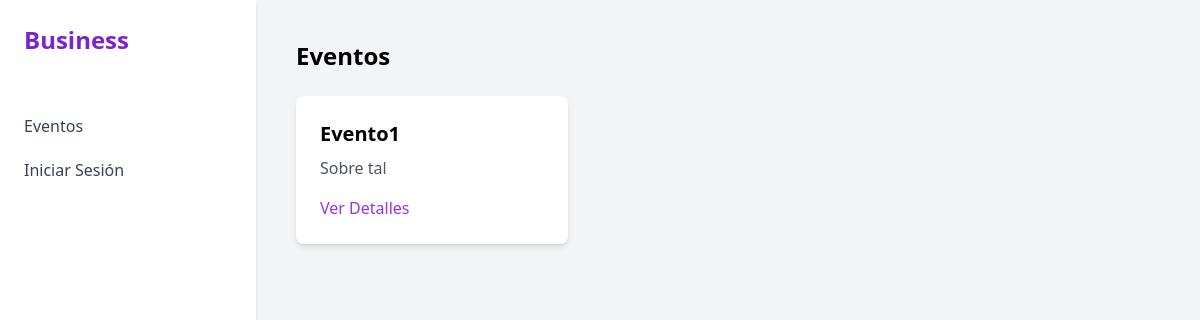
/events/, run on an earlier commit of the app's database.
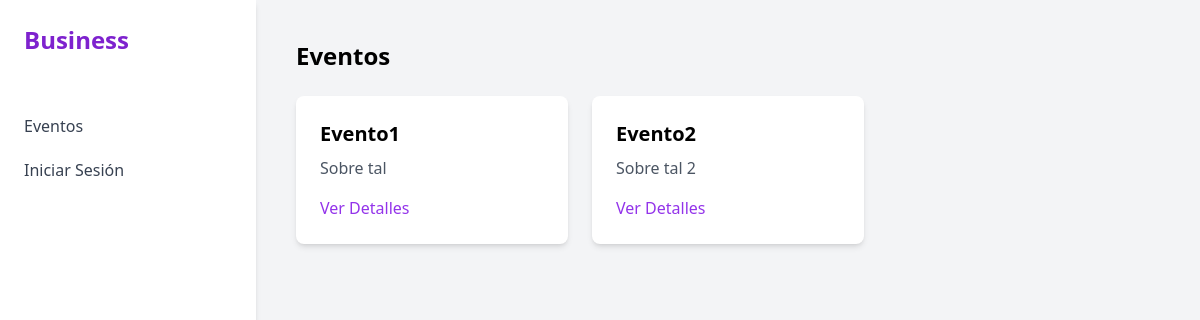
And on a later commit of the database.
### events/models.py (models this page shows, shortened)
class Event(models.Model):
    title = models.CharField(max_length=200)
    description = models.TextField()
    start_time = models.DateTimeField()
    end_time = models.DateTimeField()
    location = models.ForeignKey(Location, on_delete=models.CASCADE)
    organizer = models.ForeignKey(User, on_delete=models.CASCADE)

### events/views.py (the view)
# urls.py: path('', EventListView.as_view(), name='event-list'),
class EventListView(ListView):
    model = Event
    template_name = 'events/event_list.html'
    context_object_name = 'events'

### templates/events/event_list.html (shortened to what this page needs)
{% extends 'base.html' %}
{% block content %}
<div class="flex justify-between items-center mb-6">
    <h1 class="text-2xl font-bold">Eventos</h1>
</div>
<div class="grid grid-cols-1 gap-6 md:grid-cols-2 lg:grid-cols-3">
    {% for event in events %}
        <div class="p-6 bg-white rounded-lg shadow-md">
            <h2 class="text-xl font-bold">{{ event.title }}</h2>
            <p class="mt-2 text-gray-600">{{ event.description|truncatewords:20 }}</p>
            <div class="mt-4">
                <a href="{% url 'events:event-detail' event.pk %}" class="font-medium text-purple-600 hover:text-purple-500">Ver Detalles</a>
            </div>
        </div>
    {% empty %}
        <p>No hay eventos disponibles.</p>
    {% endfor %}
</div>
{% endblock %}

### templates/base.html (shortened to what this page needs)
<!DOCTYPE html>
<html lang="en">
<head>
    <script src="https://cdn.tailwindcss.com"></script>
</head>
<body class="bg-gray-100">
    <div class="flex h-screen">
        <aside class="w-64 bg-white shadow-md">
            <div class="p-6">
                <h1 class="text-2xl font-bold text-purple-700">Business</h1>
            </div>
             <nav class="mt-6">
                <a href="{% url 'events:event-list' %}" class="block px-6 py-2.5 text-gray-700 hover:bg-purple-100 hover:text-purple-700">Eventos</a>
                {% if user.is_authenticated %}
                    <a href="{% url 'users:logout' %}" class="block px-6 py-2.5 text-gray-700 hover:bg-purple-100 hover:text-purple-700">Cerrar Sesión</a>
                {% else %}
                    <a href="{% url 'users:login' %}" class="block px-6 py-2.5 text-gray-700 hover:bg-purple-100 hover:text-purple-700">Iniciar Sesión</a>
                {% endif %}
            </nav>
        </aside>
        <main class="flex-1 p-10">
            {% block content %}
            {% endblock %}
        </main>
    </div>
</body>
</html>

What changed in the data, as far as the page shows it:
added Event: title "Evento2", description "Sobre tal 2"
